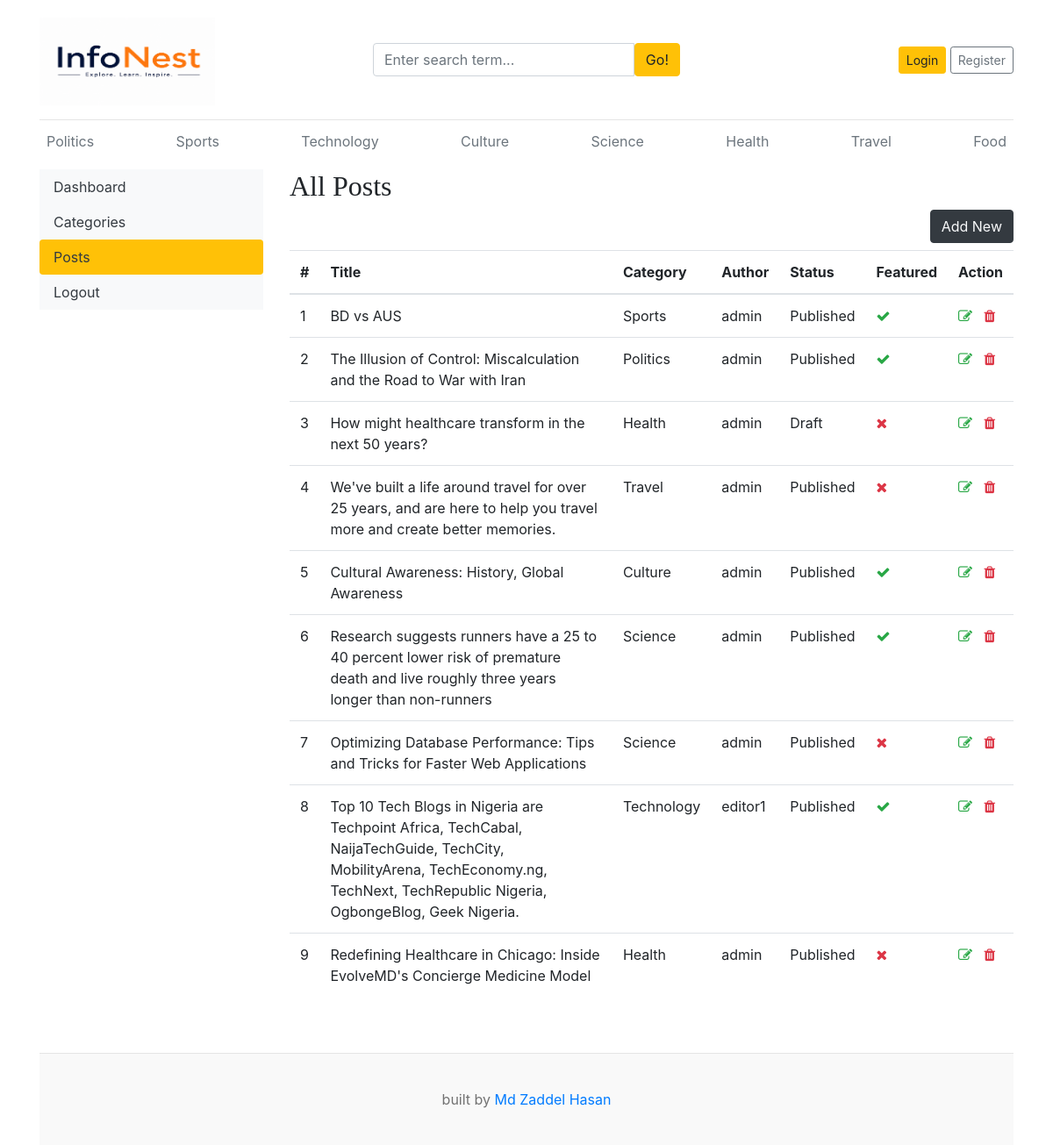
The app's page /dashboard/posts/ with its own data.
### blogs/models.py (models this page shows, shortened)
class Category(models.Model):
    category_name = models.CharField(max_length=100,unique=True)
    created_at = models.DateTimeField(auto_now_add=True)
    updated_at = models.DateTimeField(auto_now=True)
    class Meta:
        verbose_name = 'Category'
        verbose_name_plural = 'Categories'
    def __str__(self):
        return self.category_name

class Blog(models.Model):
    title = models.CharField(max_length=200)
    slug = models.SlugField(max_length=200, unique=True, blank=True)
    category = models.ForeignKey(Category, on_delete=models.CASCADE)
    author = models.ForeignKey(User, on_delete=models.CASCADE)
    featured_image = models.ImageField(upload_to='uploads/%Y/%m/%d/')
    short_description = models.TextField(max_length=500)
    blog_body = models.TextField(max_length=2000)
    status = models.CharField(max_length=20, choices=STATUS_CHOICES, default="Draft")
    is_featured = models.BooleanField(default=False)
    created_at = models.DateTimeField(auto_now_add=True)
    updated_at = models.DateTimeField(auto_now=True)
    class Meta:
        verbose_name = 'Blog'
        verbose_name_plural = 'Blogs'

### dashboards/views.py (the view)
# urls.py: path('posts/', views.posts, name='posts'),
def posts(request):
    posts = Blog.objects.all()
    context = {
        'posts': posts,
    }
    return render(request, 'dashboard/posts.html', context)

### blogs/context_processors.py (called while the page is built)
def get_categories(request):
    categories = Category.objects.all()
    return dict(categories=categories)

def get_social_link(request):
    social_links = SocialLink.objects.all()
    return dict(social_links=social_links)

### templates/dashboard/posts.html (shortened to what this page needs)
{% extends 'base.html' %}
{% block content %}
<div class="row">
    {% include 'dashboard/sidebar.html' %}
    <div class="col-md-9">
        <h2>All Posts</h2>
        <a href="{% url 'add_post' %}" class="btn btn-dark text-light float-right mb-2">Add New</a>
        <table class="table table-hover">
            <thead>
              <tr>
                <th>#</th>
                <th>Title</th>
                <th>Category</th>
                <th>Author</th>
                <th>Status</th>
                <th>Featured</th>
                <th>Action</th>
              </tr>
            </thead>
            <tbody>
            {% for post in posts %}
              <tr>
                <td>{{ forloop.counter }}</td>
                <td>{{ post.title }}</td>
                <td>{{ post.category }}</td>
                <td>{{ post.author }}</td>
                <td>{{ post.status }}</td>
                <td>{% if post.is_featured %}<i class="fa fa-check text-success"></i>{% else %}<i class="fa fa-times text-danger"></i>{% endif %}</td>
                <td>
                    <a href="{% url 'edit_post' post.id %}"><i class="fa fa-edit text-success"></i></a>
                    <a href="{% url 'delete_post' post.id %}"><i class="fa fa-trash text-danger"></i></a>
                </td>
              </tr>
            {% endfor %}
            </tbody>
          </table>
    </div>
</div>
{% endblock %}

### templates/base.html (shortened to what this page needs)
{% load static %}
<!DOCTYPE html>
<html lang="en">
<head>
    <link href="https://getbootstrap.com/docs/4.0/dist/css/bootstrap.min.css" rel="stylesheet">
    <link href="{% static 'css/blog.css' %}" rel="stylesheet">
    <link rel="stylesheet" href="https://cdnjs.cloudflare.com/ajax/libs/font-awesome/4.7.0/css/font-awesome.min.css">
  </head>
<body>
    <div class="container">
      <header class="blog-header py-3">
        <div class="row flex-nowrap justify-content-between align-items-center">
          <div class="col-4 pt-1">
            <a class="blog-header-logo text-dark" href="/"><img src="{% static 'images/logo.png' %}" alt="Logo" width="200" height="100"></a>
          </div>
          <div class="col-4">
            <form action="{% url 'search' %}" method="GET">
              <div class="input-group">
                <input class="form-control" type="text" name="keyword" value="{{ keyword }}" placeholder="Enter search term..." aria-label="Enter search term..." aria-describedby="button-search" />
                <button type="submit" class="btn btn-warning rounded-right" id="button-search" type="button">Go!</button>
            </div>
            </form>
          </div>
          <div class="col-4 d-flex justify-content-end align-items-center">
            {% if not user.is_authenticated %}
            <a class="btn btn-sm btn-warning" href="{% url 'login' %}">Login</a> &nbsp;
            <a class="btn btn-sm btn-outline-secondary" href="{% url 'register' %}">Register</a>
            {% else %}
            <span><a href="{% url 'dashboard' %}">Dashboard</a></span> &emsp;
            <span><a href="{% url 'logout' %}">Logout</a></span>
            {% endif %}
          </div>
        </div>
      </header>
      <div class="nav-scroller py-1 mb-2">
        <nav class="nav d-flex justify-content-between">
          {% for cat in categories %}
          <a class="p-2 text-muted" href="{% url 'posts_by_category' cat.id %}">{{ cat.category_name }}</a>
          {% endfor %}
        </nav>
      </div>
{% block content %}
{% endblock %}
    <footer class="blog-footer mt-5">
        <p> built by <a href="#">Md Zaddel Hasan</a></p>
    </footer>
</body>
</html>

### blog_main/static/css/blog.css (style rules this page uses)
.blog-header { border-bottom: 1px solid #e5e5e5; }
.blog-header-logo { font-family: "Playfair Display", Georgia, "Times New Roman", serif; font-size: 2.25rem; }
h1, h2, h3, h4, h5, h6 { font-family: "Playfair Display", Georgia, "Times New Roman", serif; }
.blog-footer { padding: 2.5rem 0; color: #727272; text-align: center; background-color: #f9f9f9; border-top: .05rem solid #e5e5e5; }
.blog-footer p:last-child { margin-bottom: 0; }

### records on screen
Category: category_name "Politics"
Category: category_name "Sports"
Category: category_name "Technology"
Category: category_name "Culture"
Category: category_name "Science"
Category: category_name "Health"
Category: category_name "Travel"
Category: category_name "Food"
Blog: title "BD vs AUS", category "Sports", author "admin", status "Published", is_featured True (drawn)
Blog: title "The Illusion of Control: Miscalculation and the Road to War with Iran", category "Politics", author "admin", status "Published", is_featured True (drawn)
Blog: title "How might healthcare transform in the next 50 years?", category "Health", author "admin", status "Draft", is_featured False (drawn)
Blog: title "We've built a life around travel for over 25 years, and are here to help you travel more and create better memories.", category "Travel", author "admin", status "Published", is_featured False (drawn)
Blog: title "Cultural Awareness: History, Global Awareness", category "Culture", author "admin", status "Published", is_featured True (drawn)
Blog: title "Research suggests runners have a 25 to 40 percent lower risk of premature death and live roughly three years longer than non-runners", category "Science", author "admin", status "Published", is_featured True (drawn)
Blog: title "Optimizing Database Performance: Tips and Tricks for Faster Web Applications", category "Science", author "admin", status "Published", is_featured False (drawn)
Blog: title "Top 10 Tech Blogs in Nigeria are Techpoint Africa, TechCabal, NaijaTechGuide, TechCity, MobilityArena, TechEconomy.ng, TechNext, TechRepublic Nigeria, OgbongeBlog, Geek Nigeria.", category "Technology", author "editor1", status "Published", is_featured True (drawn)
Blog: title "Redefining Healthcare in Chicago: Inside EvolveMD's Concierge Medicine Model", category "Health", author "admin", status "Published", is_featured False (drawn)
